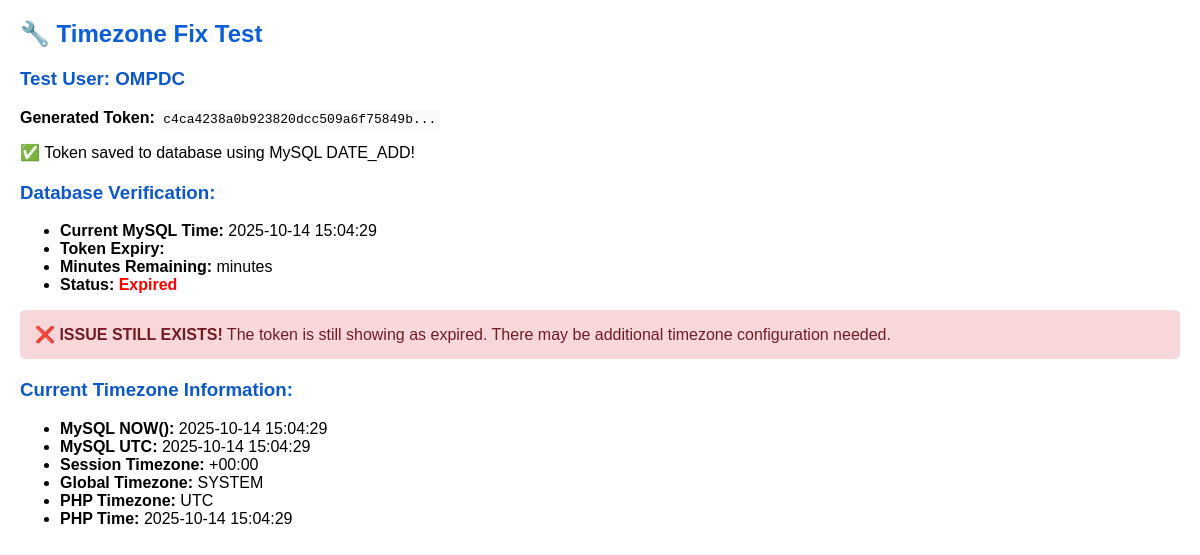
The page /test_timezone_fix.php on the database as committed earlier.
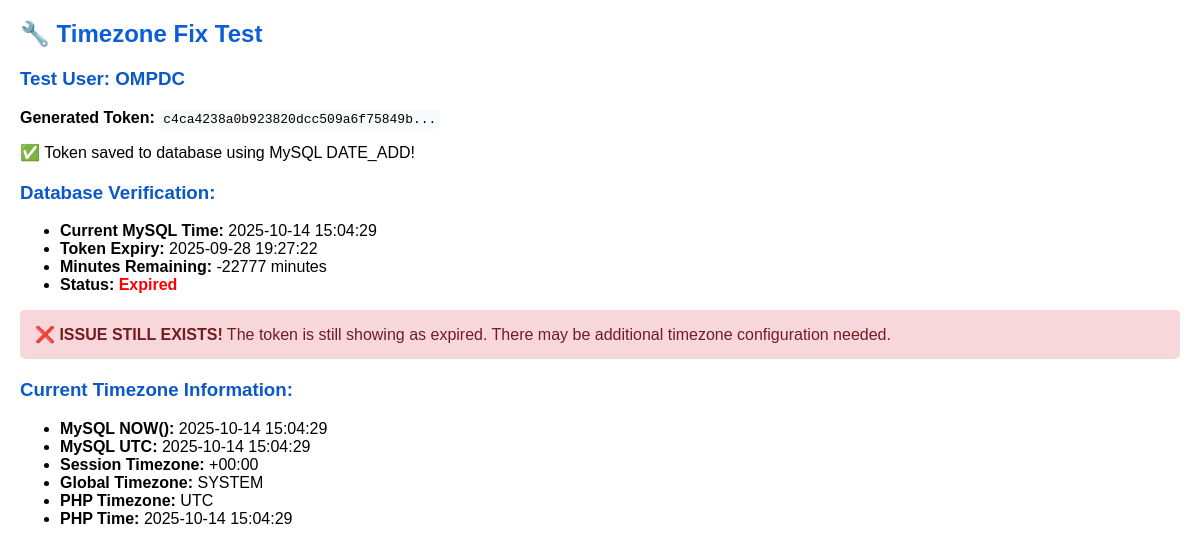
The same page on the database as committed later.
### tables this page shows
CREATE TABLE `users` (
  `id` int(11) NOT NULL,
  `username` varchar(50) NOT NULL,
  `fullname` varchar(100) NOT NULL,
  `email` varchar(100) NOT NULL,
  `password` varchar(255) NOT NULL,
  `role` enum('super_admin','admin','user','office_user','office_admin') NOT NULL DEFAULT 'user',
  `status` enum('active','inactive','deleted') NOT NULL DEFAULT 'active',
  `created_at` timestamp NOT NULL DEFAULT current_timestamp(),
  `reset_token` varchar(255) DEFAULT NULL,
  `reset_token_expiry` datetime DEFAULT NULL,
  `office_id` int(11) DEFAULT NULL,
  `profile_picture` varchar(255) DEFAULT 'default_profile.png',
  `session_timeout` int(11) DEFAULT 1800
);

### test_timezone_fix.php (the view, shortened to what this page needs)
<?php
require_once 'connect.php';
echo "<h2>🔧 Timezone Fix Test</h2>";
$user_query = "SELECT id, username, email FROM users WHERE status = 'active' LIMIT 1";
$user_result = $conn->query($user_query);
$user = $user_result->fetch_assoc();
echo "<h3>Test User: {$user['username']}</h3>";
$token = bin2hex(random_bytes(32));
echo "<p><strong>Generated Token:</strong> <code>" . substr($token, 0, 32) . "...</code></p>";
$updateStmt = $conn->prepare("UPDATE users SET reset_token = ?, reset_token_expiry = DATE_ADD(NOW(), INTERVAL 1 HOUR) WHERE id = ?");
$updateStmt->bind_param("si", $token, $user['id']);
if ($updateStmt->execute()) {
    echo "✅ Token saved to database using MySQL DATE_ADD!<br>";
    echo "<h3>Database Verification:</h3>";
    $verifyStmt = $conn->prepare("SELECT
        reset_token,
        reset_token_expiry,
        NOW() as mysql_current_time,
        CASE WHEN reset_token_expiry > NOW() THEN 'Valid' ELSE 'Expired' END as status,
        TIMESTAMPDIFF(MINUTE, NOW(), reset_token_expiry) as minutes_remaining
        FROM users WHERE id = ?");
    $verifyStmt->bind_param("i", $user['id']);
    $verifyStmt->execute();
    $verifyResult = $verifyStmt->get_result();
    $tokenData = $verifyResult->fetch_assoc();
    echo "<ul>";
    echo "<li><strong>Current MySQL Time:</strong> {$tokenData['mysql_current_time']}</li>";
    echo "<li><strong>Token Expiry:</strong> {$tokenData['reset_token_expiry']}</li>";
    echo "<li><strong>Minutes Remaining:</strong> {$tokenData['minutes_remaining']} minutes</li>";
    echo "<li><strong>Status:</strong> <span style='color: " . ($tokenData['status'] === 'Valid' ? 'green' : 'red') . ";'><strong>{$tokenData['status']}</strong></span></li>";
    echo "</ul>";
    if ($tokenData['status'] === 'Valid') {
        echo "<div style='background: #d4edda; padding: 15px; border-radius: 5px; margin: 10px 0; color: #155724;'>";
        echo "<strong>✅ SUCCESS!</strong> The timezone fix is working correctly. The token is now valid for {$tokenData['minutes_remaining']} minutes.";
        echo "</div>";
        $protocol = (isset($_SERVER['HTTPS']) && $_SERVER['HTTPS'] === 'on') ? "https" : "http";
        $host = $_SERVER['HTTP_HOST'] ?? 'localhost';
        $scriptDir = dirname($_SERVER['SCRIPT_NAME']);
        $baseURL = $protocol . "://" . $host . $scriptDir;
        $resetURL = $baseURL . '/reset_password.php?token=' . $token;
        echo "<h3>Test Reset Link:</h3>";
        echo "<p><a href='{$resetURL}' target='_blank' style='background: #0b5ed7; color: white; padding: 10px 20px; text-decoration: none; border-radius: 5px;'>Test Reset Password</a></p>";
        echo "<p><small>This link should now work correctly!</small></p>";
    } else {
        echo "<div style='background: #f8d7da; padding: 15px; border-radius: 5px; margin: 10px 0; color: #721c24;'>";
        echo "<strong>❌ ISSUE STILL EXISTS!</strong> The token is still showing as expired. There may be additional timezone configuration needed.";
        echo "</div>";
    }
} else {
    echo "❌ Failed to save token to database.<br>";
}
echo "<h3>Current Timezone Information:</h3>";
$timezone_info = $conn->query("SELECT
    NOW() as mysql_now,
    UTC_TIMESTAMP() as mysql_utc,
    @@session.time_zone as session_timezone,
    @@global.time_zone as global_timezone
");
$tz_data = $timezone_info->fetch_assoc();
echo "<ul>";
echo "<li><strong>MySQL NOW():</strong> {$tz_data['mysql_now']}</li>";
echo "<li><strong>MySQL UTC:</strong> {$tz_data['mysql_utc']}</li>";
echo "<li><strong>Session Timezone:</strong> {$tz_data['session_timezone']}</li>";
echo "<li><strong>Global Timezone:</strong> {$tz_data['global_timezone']}</li>";
echo "<li><strong>PHP Timezone:</strong> " . date_default_timezone_get() . "</li>";
echo "<li><strong>PHP Time:</strong> " . date('Y-m-d H:i:s') . "</li>";
echo "</ul>";
?>

Rows that differ between the two databases and show on the page:
changed users "OMPDC": reset_token_expiry (not shown) → "2025-09-28 19:27:22"
Other text that changed with them:
$tokenData['minutes_remaining']: (not shown) → "-22777"
